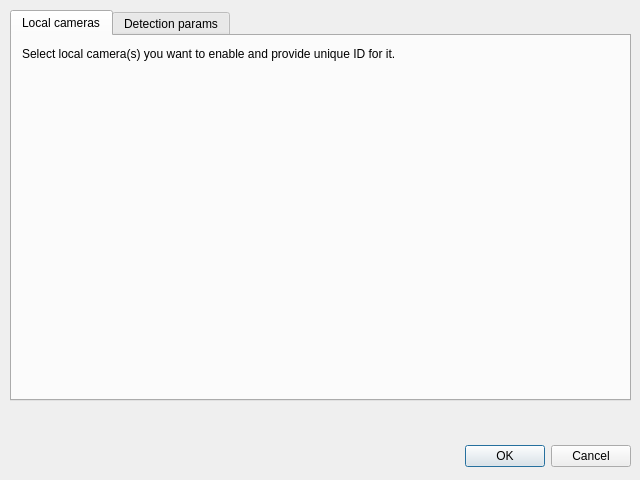
<?xml version="1.0" encoding="UTF-8"?>
<ui version="4.0">
 <class>DialogSelectUSBCameras</class>
 <widget class="QDialog" name="DialogSelectUSBCameras">
  <property name="geometry">
   <rect>
    <x>0</x>
    <y>0</y>
    <width>640</width>
    <height>480</height>
   </rect>
  </property>
  <property name="windowTitle">
   <string>USB Camera(s) configuration</string>
  </property>
  <widget class="QDialogButtonBox" name="buttonBox">
   <property name="geometry">
    <rect>
     <x>10</x>
     <y>440</y>
     <width>621</width>
     <height>32</height>
    </rect>
   </property>
   <property name="orientation">
    <enum>Qt::Orientation::Horizontal</enum>
   </property>
   <property name="standardButtons">
    <set>QDialogButtonBox::StandardButton::Cancel|QDialogButtonBox::StandardButton::Ok</set>
   </property>
  </widget>
  <widget class="QLabel" name="label_errorMessage">
   <property name="geometry">
    <rect>
     <x>10</x>
     <y>410</y>
     <width>621</width>
     <height>20</height>
    </rect>
   </property>
   <property name="text">
    <string/>
   </property>
  </widget>
  <widget class="QTabWidget" name="tabWidget">
   <property name="geometry">
    <rect>
     <x>10</x>
     <y>10</y>
     <width>621</width>
     <height>391</height>
    </rect>
   </property>
   <property name="currentIndex">
    <number>0</number>
   </property>
   <widget class="QWidget" name="tab_directInputs">
    <attribute name="title">
     <string>Local cameras</string>
    </attribute>
    <widget class="QLabel" name="label_4">
     <property name="geometry">
      <rect>
       <x>10</x>
       <y>10</y>
       <width>601</width>
       <height>16</height>
      </rect>
     </property>
     <property name="text">
      <string>Select local camera(s) you want to enable and provide unique ID for it.</string>
     </property>
    </widget>
    <widget class="QWidget" name="gridLayoutWidget_2">
     <property name="geometry">
      <rect>
       <x>10</x>
       <y>30</y>
       <width>601</width>
       <height>331</height>
      </rect>
     </property>
     <layout class="QGridLayout" name="gridLayout_localCameras"/>
    </widget>
   </widget>
   <widget class="QWidget" name="tab_camerasList">
    <attribute name="title">
     <string>Detection params</string>
    </attribute>
    <widget class="QWidget" name="gridLayoutWidget">
     <property name="geometry">
      <rect>
       <x>10</x>
       <y>10</y>
       <width>601</width>
       <height>351</height>
      </rect>
     </property>
     <layout class="QGridLayout" name="gridLayout">
      <item row="0" column="1">
       <widget class="QLineEdit" name="lineEdit_treshold"/>
      </item>
      <item row="0" column="0">
       <widget class="QLabel" name="label">
        <property name="text">
         <string>Sensitivity (threshold):</string>
        </property>
       </widget>
      </item>
      <item row="1" column="0">
       <widget class="QLabel" name="label_2">
        <property name="text">
         <string>Minimum contour area (px):</string>
        </property>
       </widget>
      </item>
      <item row="3" column="0">
       <spacer name="verticalSpacer">
        <property name="orientation">
         <enum>Qt::Orientation::Vertical</enum>
        </property>
        <property name="sizeHint" stdset="0">
         <size>
          <width>20</width>
          <height>40</height>
         </size>
        </property>
       </spacer>
      </item>
      <item row="0" column="2">
       <spacer name="horizontalSpacer">
        <property name="orientation">
         <enum>Qt::Orientation::Horizontal</enum>
        </property>
        <property name="sizeHint" stdset="0">
         <size>
          <width>40</width>
          <height>20</height>
         </size>
        </property>
       </spacer>
      </item>
      <item row="2" column="0">
       <widget class="QLabel" name="label_3">
        <property name="text">
         <string>Image detection treshold (img/s):</string>
        </property>
       </widget>
      </item>
      <item row="1" column="1">
       <widget class="QLineEdit" name="lineEdit_minContourArea"/>
      </item>
      <item row="2" column="1">
       <widget class="QLineEdit" name="lineEdit_detectionTreshold"/>
      </item>
     </layout>
    </widget>
   </widget>
  </widget>
 </widget>
 <resources/>
 <connections>
  <connection>
   <sender>buttonBox</sender>
   <signal>accepted()</signal>
   <receiver>DialogSelectUSBCameras</receiver>
   <slot>accept()</slot>
   <hints>
    <hint type="sourcelabel">
     <x>248</x>
     <y>254</y>
    </hint>
    <hint type="destinationlabel">
     <x>157</x>
     <y>274</y>
    </hint>
   </hints>
  </connection>
  <connection>
   <sender>buttonBox</sender>
   <signal>rejected()</signal>
   <receiver>DialogSelectUSBCameras</receiver>
   <slot>reject()</slot>
   <hints>
    <hint type="sourcelabel">
     <x>316</x>
     <y>260</y>
    </hint>
    <hint type="destinationlabel">
     <x>286</x>
     <y>274</y>
    </hint>
   </hints>
  </connection>
 </connections>
</ui>
